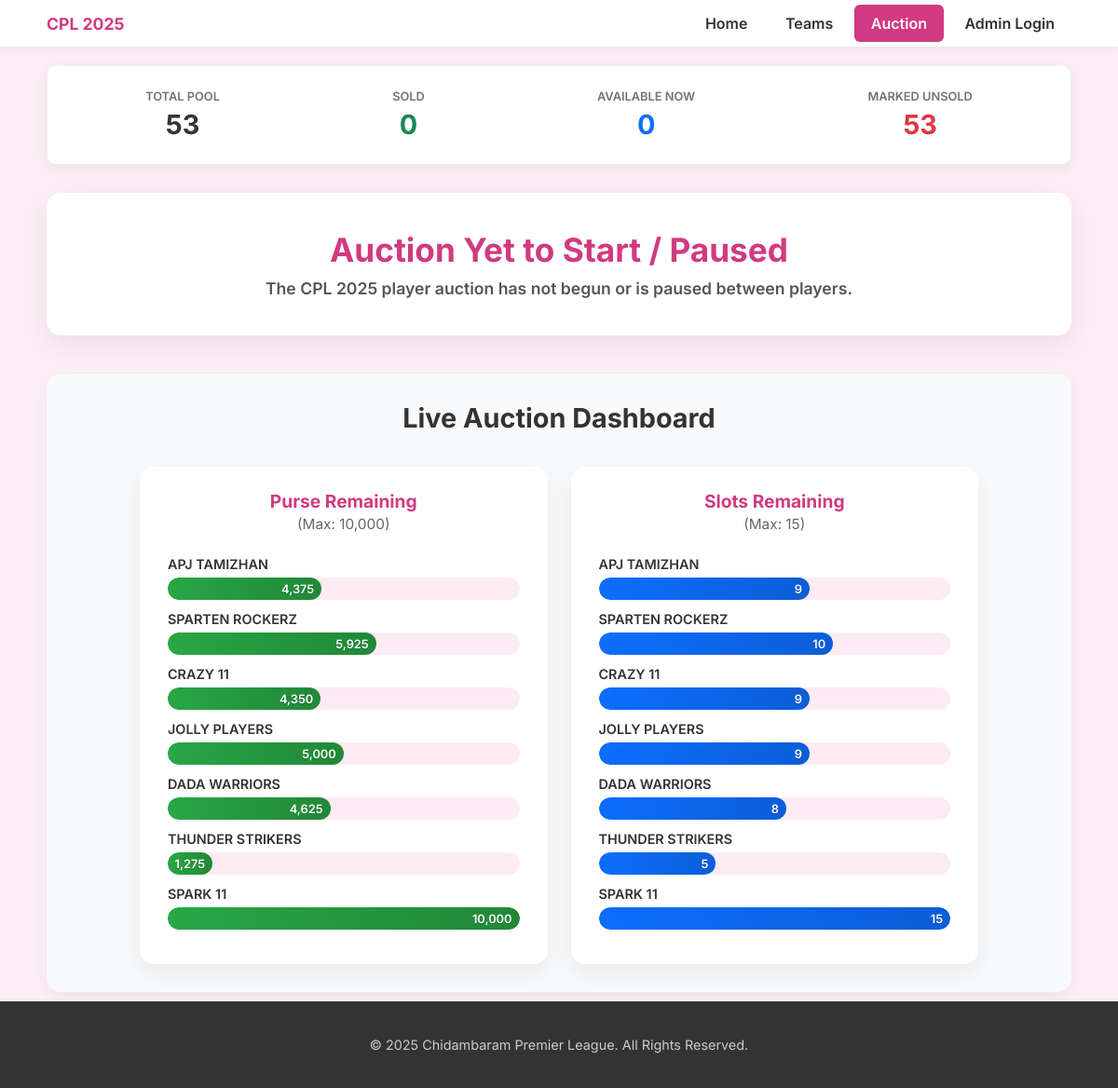
The page /auctions on the database its author committed.
### models.py (models this page shows)
class Team(db.Model):
    id = Column(Integer, primary_key=True)
    team_name = Column(String(100), unique=True, nullable=False)
    captain_name = Column(String(100), nullable=False)
    purse = Column(Integer, default=10000)
    purse_spent = Column(Integer, default=0)
    players_taken_count = Column(Integer, default=0)
    slots_remaining = Column(Integer, default=15) # Assuming max 15 slots
    captain = relationship('User', uselist=False, back_populates='team')
    players = relationship('Player', back_populates='team', lazy='dynamic')

### app.py (the view, shortened to what this page needs)
@app.route('/auctions')
def auctions():
    app_version = "1.0.5" # <-- ADD THIS. Change to 1.0.6 next time
    all_teams = Team.query.all()
    auction_started = session.get('auction_started', False); auction_round = session.get('auction_round', 1); round_complete = session.get('round_complete', False); auction_complete = session.get('auction_complete', False); auction_paused = session.get('auction_paused', False); current_player = None; next_round_players_count = 0
    total_auction_players = Player.query.filter_by(is_retained=False).count()
    sold_players_count = Player.query.filter_by(is_retained=False, status='Sold').count()
    currently_unsold_count = Player.query.filter_by(is_retained=False, status='Unsold').count()
    marked_unsold_count = Player.query.filter(Player.is_retained==False, (Player.status.like('Round % Unsold') | (Player.status == 'Unsold Final'))).count()
    total_remaining_count = currently_unsold_count + marked_unsold_count
    return render_template('auctions.html',
                           active_page='auctions', all_teams=all_teams,
                           auction_started=auction_started, round_complete=round_complete,
                           auction_complete=auction_complete, auction_paused=auction_paused,
                           next_round_players_count=next_round_players_count,
                           auction_round=auction_round, player=current_player,
                           current_user=current_user,
                           total_auction_players=total_auction_players, sold_players_count=sold_players_count,
                           remaining_players_count=total_remaining_count, currently_unsold_count=currently_unsold_count,
                           marked_unsold_count=marked_unsold_count,
                           Player=Player) # Pass Player model

### templates/auctions.html (shortened to what this page needs)
{% extends "layout.html" %}
{% set active_page = 'auctions' %}
{% block content %}
<div class="main-container auction-page-container">
    <div class="auction-player-summary">
        <div class="summary-box">
            <span class="summary-label">Total Pool</span>
            <span class="summary-value">{{ total_auction_players }}</span>
        </div>
        <div class="summary-box sold">
            <span class="summary-label">Sold</span>
            <span class="summary-value">{{ sold_players_count }}</span>
        </div>
         <div class="summary-box available">
            <span class="summary-label">Available Now</span>
            <span class="summary-value">{{ currently_unsold_count }}</span>
        </div>
        <div class="summary-box unsold">
            <span class="summary-label">Marked Unsold</span>
            <span class="summary-value">{{ marked_unsold_count }}</span>
        </div>
    </div>
    {% if auction_started and player and not auction_paused %}
        <div class="auction-player-card-v3">
            <div class="player-left-column">
                <div class="player-card-photo">
                    <img class="auction-page-player-img" src="{{ url_for('static', filename='images/' + (player.image_filename if player.image_filename else 'default_player.png')) }}" alt="{{ player.player_name }}">
                </div>
                {% if current_user.is_authenticated and current_user.role in ['Admin', 'Super Admin'] %}
                <div class="player-card-actions" id="auctionActionsBlock">
                    <button type="button" class="status-btn sold-btn" id="soldBtnTrigger"><i class="fas fa-check"></i> Sold</button>
                    <form method="POST" action="{{ url_for('mark_unsold', player_id=player.id) }}" class="unsold-form" style="width: 100%;">
                        <button type="submit" class="status-btn unsold-btn" style="width: 100%;"><i class="fas fa-times"></i> Unsold</button>
                    </form>
                </div>
                <form method="POST" action="{{ url_for('mark_sold', player_id=player.id) }}" class="sold-form layout-e4f0bf-sold-form" id="soldForm" style="display: none;">
                    <div class="sold-inputs">
                        <select name="team_id" required class="form-select"> <option value="">-- Select Team --</option> {% for team in all_teams %} <option value="{{ team.id }}">{{ team.team_name }}</option> {% endfor %} </select>
                        <input type="number" name="sold_price" placeholder="Sold Price" required class="form-input">
                    </div>
                    <div class="sold-confirm-buttons">
                        <button type="submit" class="status-btn sold-btn small-btn">Confirm Sold</button>
                        <button type="button" class="status-btn cancel-btn small-btn" id="cancelSoldBtn">Cancel</button>
                    </div>
                </form>
                {% endif %}
            </div>
            <div class="player-right-column">
                <div class="player-card-header-right">
                    <h1 class="player-card-name">{{ player.player_name }}</h1>
						<div class="player-info-block">
							<div class="player-info-item">Team: <span>{{ player.role if player.role else 'N/A' }}</span></div>
						</div>
					</div>
                <div class="player-card-key-stats-summary">
                    <div class="key-stat-box-summary">
                        <span class="key-stat-label-summary">Matches</span>
                        <span class="key-stat-value-summary">{{ player.overall_matches if player.overall_matches is not none else '-' }}</span>
                    </div>
                    <div class="key-stat-box-summary">
                        <span class="key-stat-label-summary">Total Runs</span>
                        <span class="key-stat-value-summary">{{ player.overall_runs if player.overall_runs is not none else '-' }}</span>
                    </div>
                    <div class="key-stat-box-summary">
                        <span class="key-stat-label-summary">Total Wickets</span>
                        <span class="key-stat-value-summary">{{ player.overall_wickets if player.overall_wickets is not none else '-' }}</span>
                    </div>
                </div>
                <div class="player-card-tables">
                    <div class="stats-table-wrapper">
                        <h3>Batting Stats (Overall)</h3>
                         <table class="mini-stats-table">
                            <thead>
                                <tr>
                                    <th>INN</th>
                                    <th>AVG</th>
                                    <th>SR</th>
                                    <th>HS</th>
                                </tr>
                            </thead>
                            <tbody>
                                <tr>
                                    <td>{{ player.batting_inn if player.batting_inn is not none else '-' }}</td>
                                    <td>{{ player.batting_avg if player.batting_avg is not none else '-' }}</td>
                                    <td>{{ player.overall_sr if player.overall_sr is not none else '-' }}</td>
                                    <td>{{ player.overall_hs if player.overall_hs is not none else '-' }}</td>
                                </tr>
                            </tbody>
                         </table>
                    </div>
                    <div class="stats-table-wrapper">
                        <h3>Bowling Stats (Overall)</h3>
                         <table class="mini-stats-table">
                            <thead>
                                <tr>
                                    <th>INN</th>
                                    <th>AVG</th>
                                    <th>ECON</th>
                                    <th>BBI</th>
                                </tr>
                            </thead>
                            <tbody>
                                <tr>
                                    <td>{{ player.bowling_inn if player.bowling_inn is not none else '-' }}</td>
                                    <td>{{ player.bowling_avg if player.bowling_avg is not none else '-' }}</td>
                                    <td>{{ player.econ if player.econ is not none else '-' }}</td>
                                    <td>{{ player.bbi if player.bbi else '-' }}</td>
                                </tr>
                            </tbody>
                         </table>
                    </div>
                </div>
            </div> </div> {% else %}
        <div class="auction-card-simple">
             <h2 class="page-title"> {% if auction_complete %} Auction Complete {% elif round_complete %} Round {{ auction_round }} Complete {% elif auction_paused %} Auction Paused {% else %} Auction Yet to Start / Paused {% endif %} </h2>
             <p class="page-subtitle"> {% if auction_complete %} All players processed. Use Admin controls to reset. {% elif round_complete %} Waiting for Admin to start Round {{ auction_round + 1 }}. {% elif auction_paused %} Waiting for Admin to resume. {% else %} The CPL 2025 player auction has not begun or is paused between players. {% endif %} </p>
        </div>
    {% endif %}
    <section class="auction-dashboard">
        <h2 class="dashboard-title">Live Auction Dashboard</h2>
        <div class="dashboard-grid">
            <div class="dashboard-chart">
                <h3>Purse Remaining <small>(Max: 10,000)</small></h3>
                {% for team in all_teams %} <div class="bar-item"> <span class="bar-label">{{ team.team_name }}</span> <div class="bar-track"> <div class="bar-fill purse-bar" style="width: {{ (team.purse / 10000) * 100 }}%;"> <span>{{ "{:,}".format(team.purse) }}</span> </div> </div> </div> {% endfor %}
            </div>
            <div class="dashboard-chart">
                <h3>Slots Remaining <small>(Max: 15)</small></h3>
                 {% for team in all_teams %} <div class="bar-item"> <span class="bar-label">{{ team.team_name }}</span> <div class="bar-track"> <div class="bar-fill slot-bar" style="width: {{ (team.slots_remaining / 15) * 100 }}%;"> <span>{{ team.slots_remaining }}</span> </div> </div> </div> {% endfor %}
            </div>
        </div>
    </section>
</div>
{% endblock %}

### static/style.css (style rules this page uses)
body { font-family: 'Inter', Arial, sans-serif; margin: 0; padding: 0; background-color: #fdeef5; color: #333; }
.main-container { max-width: 1100px; margin: 0 auto; padding: 0 20px; }
h1, h2, h3 { color: #333; }
.page-title { text-align: center; color: #d13a80; font-size: 2.2rem; font-weight: 700; margin: 30px 0; }
.page-subtitle { text-align: center; color: #555; font-size: 1rem; font-weight: 600; margin-top: -20px; margin-bottom: 30px; }
.auction-page-container { padding-top: 20px; }
.auction-player-summary { display: flex; justify-content: space-around; align-items: center; flex-wrap: wrap; gap: 15px; background-color: #ffffff; padding: 15px 20px; border-radius: 10px; box-shadow: 0 4px 15px rgba(0,0,0,0.06); margin-bottom: 30px; border: 1px solid #eee; }
.summary-box { display: flex; flex-direction: column; align-items: center; padding: 10px; min-width: 150px; text-align: center; flex-grow: 1; }
.summary-label { font-size: 0.8rem; color: #6c757d; text-transform: uppercase; margin-bottom: 5px; font-weight: 600; }
.summary-value { font-size: 1.8rem; font-weight: 700; color: #333; }
.summary-box.sold .summary-value { color: #198754; }
.summary-box.available .summary-value { color: #0d6efd; }
.summary-box.unsold .summary-value { color: #dc3545; }
.auction-dashboard { margin-top: 40px; padding: 30px 20px; border-top: 1px solid #eee; background-color: #f8f9fa; border-radius: 15px; box-shadow: 0 5px 15px rgba(0,0,0,0.05); box-sizing: border-box; }
.dashboard-title { text-align: center; color: #333; font-size: 1.8rem; font-weight: 700; margin-top: 0; margin-bottom: 35px; border-bottom: none; padding-bottom: 0; }
.dashboard-grid { display: flex; flex-direction: column; align-items: center; gap: 30px; max-width: 900px; margin: 0 auto; padding: 0; box-sizing: border-box; }
.dashboard-chart { background: #ffffff; border-radius: 15px; padding: 25px 30px; box-shadow: 0 10px 25px rgba(0,0,0,0.06); box-sizing: border-box; width: 100%; }
.dashboard-chart h3 { margin-top: 0; margin-bottom: 25px; color: #d13a80; font-size: 1.2rem; font-weight: 700; text-align: center; }
.dashboard-chart h3 small { font-weight: 400; font-size: 0.8em; color: #666; display: block; margin-top: 3px; }
.bar-item { margin-bottom: 12px; text-align: left; }
.bar-label { display: block; font-size: 0.9rem; font-weight: 600; color: #333; margin-bottom: 6px; text-align: left; }
.bar-track { height: 24px; background: #fcebf2; border-radius: 12px; overflow: hidden; width: 100%; }
.bar-fill { height: 100%; border-radius: 12px; position: relative; transition: width 0.5s ease-out; }
.bar-fill span { position: absolute; right: 8px; top: 50%; transform: translateY(-50%); color: white; font-size: 0.8rem; font-weight: 600; text-shadow: 0 1px 1px rgba(0,0,0,0.2); }
.bar-fill.purse-bar { background: linear-gradient(to right, #28a745, #218838); }
.bar-fill.slot-bar { background: linear-gradient(to right, #0d6efd, #0b5ed7); }
.auction-card-simple { background: #ffffff; border-radius: 15px; box-shadow: 0 10px 30px rgba(0,0,0,0.07); padding: 40px; text-align: center; margin-top: 30px; margin-bottom: 40px; }
.auction-card-simple .page-title { margin-top: 0; margin-bottom: 10px; }
.auction-card-simple .page-subtitle { font-size: 1.1rem; color: #555; margin: 0; }
.dashboard-grid { display: grid; grid-template-columns: repeat(auto-fill, minmax(300px, 1fr)); gap: 25px; margin-top: 30px; }

### rows shown on the page
Team: team_name "APJ TAMIZHAN", purse "4,375", slots_remaining "9"
Team: team_name "SPARTEN ROCKERZ", purse "5,925", slots_remaining "10"
Team: team_name "CRAZY 11", purse "4,350", slots_remaining "9"
Team: team_name "JOLLY PLAYERS", purse "5,000", slots_remaining "9"
Team: team_name "DADA WARRIORS", purse "4,625", slots_remaining "8"
Team: team_name "THUNDER STRIKERS", purse "1,275", slots_remaining "5"
Team: team_name "SPARK 11", purse "10,000", slots_remaining "15"

### other values the page prints
{{ total_auction_players }} "53"
{{ sold_players_count }} "0"
{{ currently_unsold_count }} "0"
{{ marked_unsold_count }} "53"
